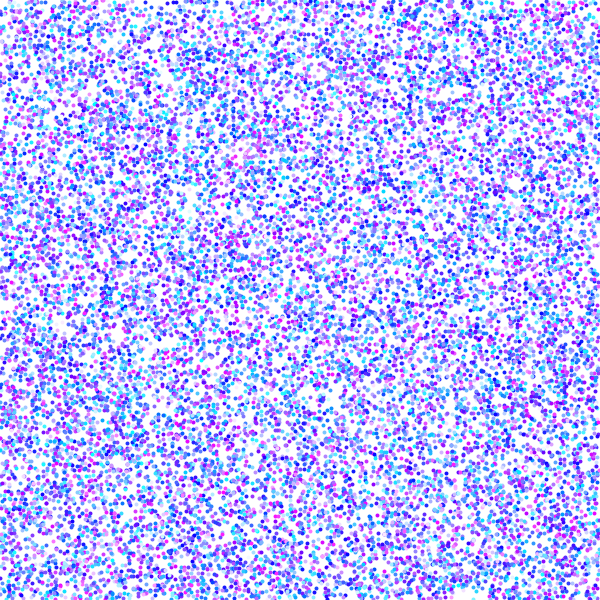
Frame 1 (no input)
Frame 60 (the mouse pressed at the canvas centre just before this capture): identical to frame 1, image omitted
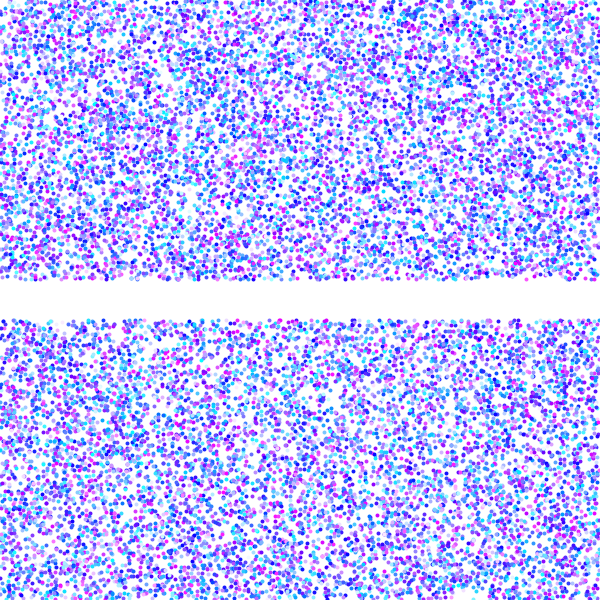
Frame 120 (the mouse held since frame 60 and released just before this capture)

The Processing sketch that drew these frames (run headless with seeded random() and noise(); from frame 60 on, the mouse is pressed at the canvas centre):

// Processing sketch: processing_175871
// ── processing_175871.pde

float deltaT = 0.7;
float gravity = 0;
float damping = 0.7;
int MAX_PARTICLES = 20000;
Particle[] ptc;
void setup()
{
  size(600, 600);
  // initialise particles
  ptc = new Particle[MAX_PARTICLES]; 
  int cnt = MAX_PARTICLES;
  while (--cnt >=0) {
    ptc[cnt] = new Particle( random(0, width), random(0, height), 
    (int)random(0, 255), (int)random(0, 255), (int)255, random(30, 60));
  }
}
void draw()
{ 
  background(255);
  int cnt = MAX_PARTICLES; 
  while (--cnt >=0) {
    float force = 0;
    if (mousePressed) {

      float dist = mouseY- ptc[cnt].y;
      if (abs(dist)<20) force = map(abs(dist), 0, 20, -100, 0);
    }
   
      
    ptc[cnt].update(0, force);
    ptc[cnt].draw();
  }
}
class Particle {
  float x, y; // position
  float vx, vy; // velocity 
  float ax, ay; // acceleration 
  float m; // mass
  int r, g, b; // color
  Particle (float xpos, float ypos, int red, int gre, int blu, float mass) { 
    x = xpos;
    y = ypos;
    r = red;
    g = gre;
    b = blu;
    m = mass; 
    ax = 0;
    ay = gravity;
  }
  void update(float fx, float fy) { // velocty update
    vx += deltaT * (ax + fx/m); 
    vy += deltaT * (ay + fy/m);
    // position update 
    x += deltaT * vx; 
    y += deltaT * vy;
    if (x>600) {
      x = 600;
      vx = -damping*vx;
    }
  }
  void draw() { 
    stroke(r, g, b); 
    strokeWeight(4); 
    point(x, y);
  }
}
